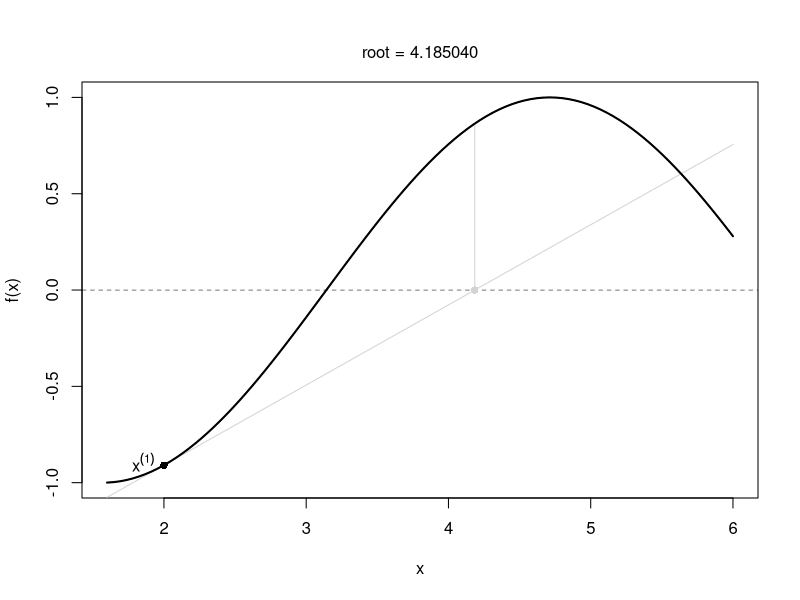
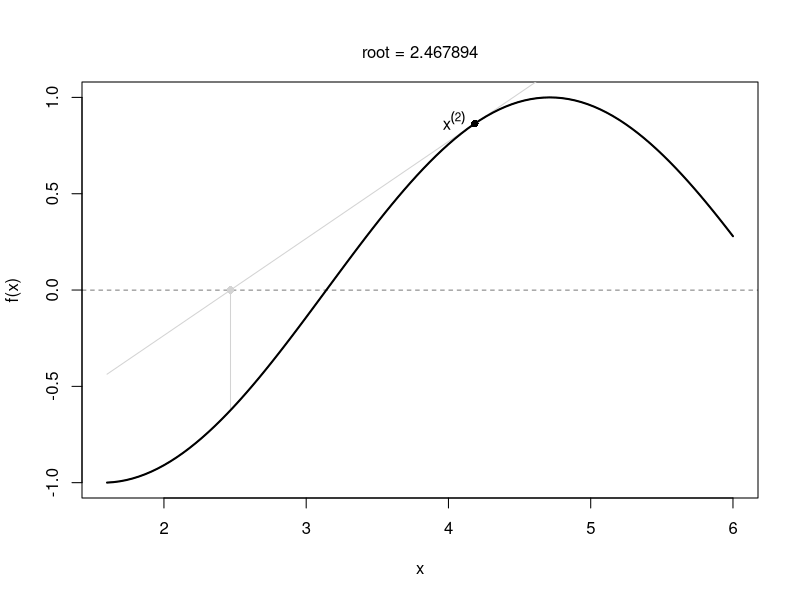
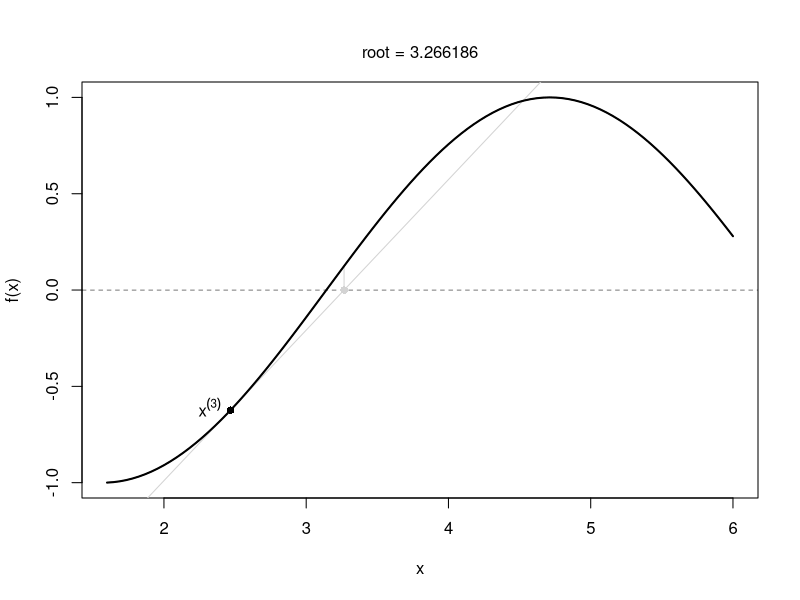
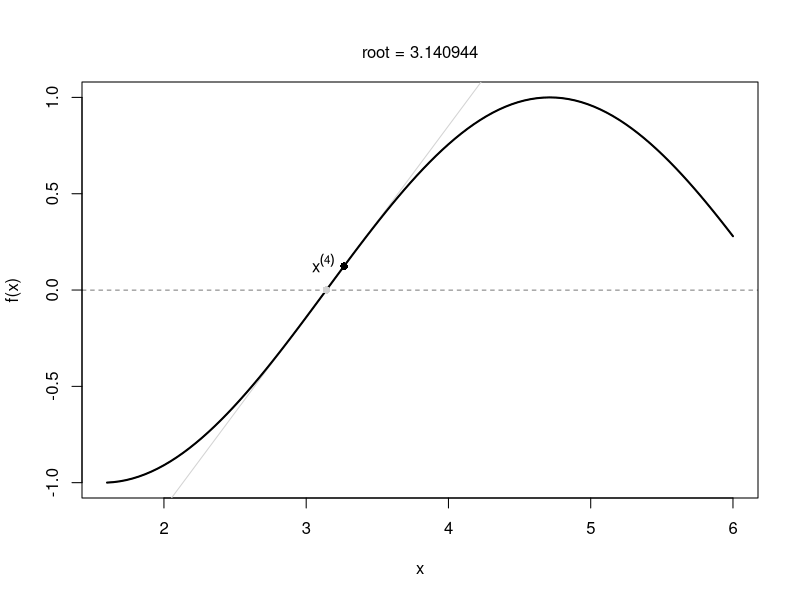
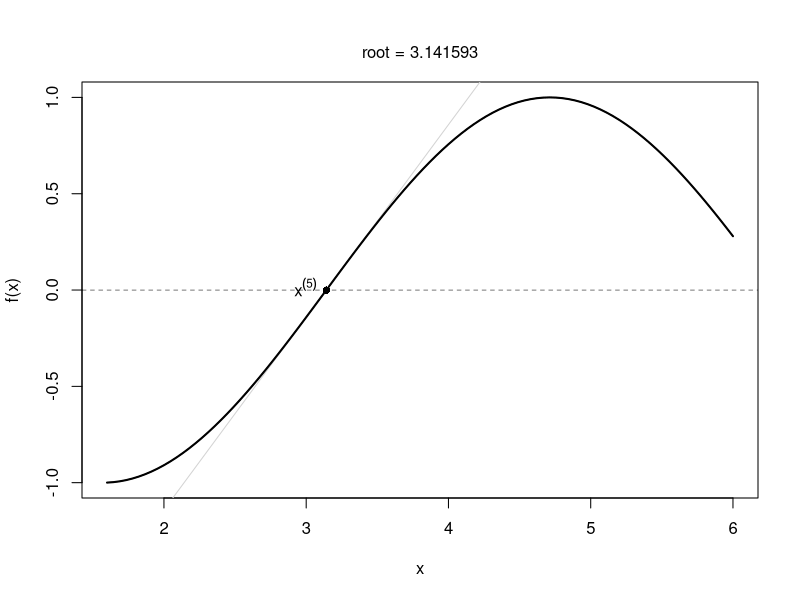

Source code (R) for these figures, in order:
# ------------------------------------------------------------------------------
# univariate optimization

# FIG: plot newton method process
# ------------------------------------------------------------------------------

newton = function(f = function(x) sin(x) * -1, a = 2, b = 5, q = 0.5, tol = .Machine$double.eps^0.5, maxiter = 1000, plot.i) {
 if (f(a) * f(b) > 0) 
   stop("no root within interval!")
  x = a
  z = seq(a - 0.2 * a, b + 0.2 * b, length = 100)

  eps = tol + 1
  i = 1

  while(eps >= tol & i < maxiter) {
    x0 = x
    if(i == plot.i) {
      plot(f(z) ~ z, type = "l", xlab = "x", ylab = "f(x)")
      abline(h = 0, lty = 2, lwd = 0.5)
      y = drop(attr(numericDeriv(quote(f(x)), "x"), "gradient")) * (z - x0) + f(x0)
      lines(y ~ z, col = "lightgray")
    }
    x = x - f(x) / drop(attr(numericDeriv(quote(f(x)), "x"), "gradient"))
    if(f(x) == 0) break
    eps = abs(f(x))

    if(i == plot.i) {
      lines(c(0, f(x)) ~ c(x, x), col = "lightgray")
      lines(f(z) ~ z, lwd = 2)
      points(x, 0, pch = 16, col = "lightgray")
      points(x0, f(x0), pch = 16)
      text(x0, f(x0), parse(text = paste("x^(", i, ")", sep = "")), pos = 2)
      mtext(paste("root =", format(x, digits = 6, nsmall = 6)), side = 3, line = 1)
    }

    i = i + 1
 }
#png(paste("figure_man/newton/pic-", i, ".png", sep = ""), units = "in", res = 120, width = 5, height = 4)
#par(mar = c(4, 4, 3, 0.1))




   #dev.off()


 rval = list("root" = x, "f.root" = f(x),
              "iter" = i, "estim.prec" = eps)
 # return(rval)
}

png('../figure_man/newton1.png', width = 480, height = 320)
newton(plot.i = 1)
dev.off()

png('../figure_man/newton2.png', width = 480, height = 320)
newton(plot.i = 2)
dev.off()

png('../figure_man/newton3.png', width = 480, height = 320)
newton(plot.i = 3)
dev.off()

png('../figure_man/newton4.png', width = 480, height = 320)
newton(plot.i = 4)
dev.off()

png('../figure_man/newton5.png', width = 480, height = 320)
newton(plot.i = 5)
dev.off()

